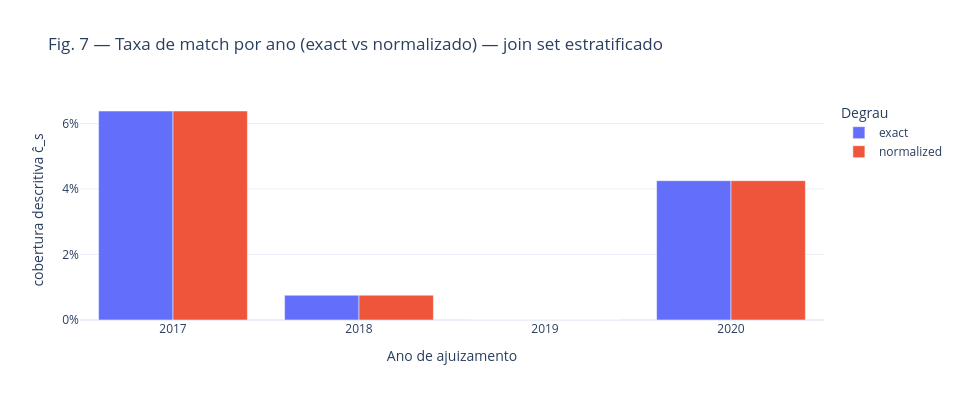

Write notebook code for a chart like this one.
### Markdown cell above
## 7. Taxas estratificadas + auditoria de unmatched (sem PII)

### Método — cobertura estratificada
Para estrato $s$ (ano de ajuizamento):

$$
\hat{c}_s = \frac{M_s}{n_s},\qquad
\mathrm{Var}_{\mathrm{toy}}(\hat{c}_s) \text{ alta quando } n_s \text{ é pequeno}.
$$

Reportamos $\hat{c}_s^{\mathrm{exact}}$ e $\hat{c}_s^{\mathrm{norm}}$ lado a lado. Auditoria de unmatched: só **contagens** de anomalias de formato ($|\delta|\neq 20$, `len≠25`) — sem listar identificadores completos.

### Interpretação rigorosa — Figura 7 (antes de plotar)
- **Eixos:** $x$ = ano de ajuizamento; $y$ = taxa $\hat{c}_s$ (escala percentual).
- **Codificação:** barras agrupadas exact vs normalizado (duas séries).
- **Leitura:** se as duas séries coincidem em todos os anos, lift de normalização ≈ 0 por estrato.
- **Viés / cautela:** $n_s$ desigual (ex.: 2018 dominante no probe); intervalos não plotados — toy, não inferência estadual. Diferenças grandes entre anos com formatos alinhados reforçam hipótese de **cobertura desigual do scrape**.

### Code cell
# --- By year ---
by_year = (
    aj_cov.groupby(aj_cov["DT_AJUIZAMENTO"].dt.year)
    .agg(n_pef=("PEF", "size"), n_exact=("matched", "sum"), n_norm=("matched_norm", "sum"))
    .assign(
        rate_exact=lambda x: x["n_exact"] / x["n_pef"],
        rate_norm=lambda x: x["n_norm"] / x["n_pef"],
    )
)
print("Stratified by year:")
display(by_year)

fig_year_rate = go.Figure()
fig_year_rate.add_bar(name="exact", x=by_year.index.astype(str), y=by_year["rate_exact"])
fig_year_rate.add_bar(name="normalized", x=by_year.index.astype(str), y=by_year["rate_norm"])
fig_year_rate.update_layout(
    barmode="group",
    title="Fig. 7 — Taxa de match por ano (exact vs normalizado) — join set estratificado",
    yaxis_tickformat=".0%",
    yaxis_title="cobertura descritiva ĉ_s",
    xaxis_title="Ano de ajuizamento",
    legend_title="Degrau",
)
show_and_save(fig_year_rate, "fig07_year_rate_exact_vs_norm", height=400)

# --- Unmatched format audit (counts only) ---
unm = aj_cov.loc[~aj_cov["matched"]].copy()
unm["digit_len"] = unm["PEF"].map(lambda s: len(digits_only(str(s))))
unm["char_len"] = unm["PEF"].astype(str).str.len()
audit = {
    "n_unmatched": int(len(unm)),
    "digit_len_ne_20": int((unm["digit_len"] != 20).sum()),
    "char_len_ne_25": int((unm["char_len"] != 25).sum()),
    "mask_build_fail": int(unm["PEF"].map(lambda s: cnj_mask_from_digits(digits_only(str(s))) is None).sum()),
}
print("Unmatched format audit (counts, no PII):", audit)
print("unmatched digit_len distribution:\n", unm["digit_len"].value_counts().sort_index().to_string())

### Figure 1 — Plotly figure (JSON) as saved in the notebook; plotly's stock layout.template omitted (floating-point values rounded to 4 significant figures)
{"data": [{"name": "exact", "type": "bar", "x": ["2017", "2018", "2019", "2020"], "y": [0.06383, 0.007576, 0.0, 0.04255]}, {"name": "normalized", "type": "bar", "x": ["2017", "2018", "2019", "2020"], "y": [0.06383, 0.007576, 0.0, 0.04255]}], "layout": {"barmode": "group", "font": {"size": 12}, "height": 400, "legend": {"title": {"text": "Degrau"}}, "title": {"text": "Fig. 7 — Taxa de match por ano (exact vs normalizado) — join set estratificado"}, "width": 960, "xaxis": {"title": {"text": "Ano de ajuizamento"}}, "yaxis": {"tickformat": ".0%", "title": {"text": "cobertura descritiva ĉ_s"}}}}
